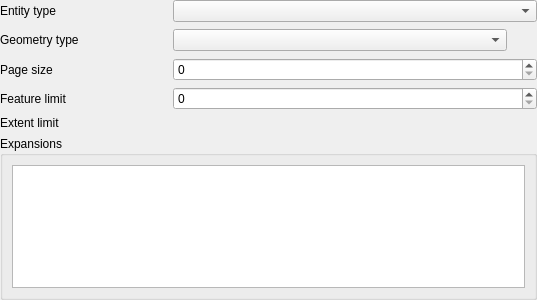
<?xml version="1.0" encoding="UTF-8"?>
<ui version="4.0">
 <class>QgsSensorThingsSourceWidgetBase</class>
 <widget class="QWidget" name="QgsSensorThingsSourceWidgetBase">
  <property name="geometry">
   <rect>
    <x>0</x>
    <y>0</y>
    <width>537</width>
    <height>300</height>
   </rect>
  </property>
  <property name="windowTitle">
   <string>QgsSensorThingsSourceWidgetBase</string>
  </property>
  <layout class="QGridLayout" name="gridLayout" columnstretch="1,2,0">
   <property name="leftMargin">
    <number>0</number>
   </property>
   <property name="topMargin">
    <number>0</number>
   </property>
   <property name="rightMargin">
    <number>0</number>
   </property>
   <property name="bottomMargin">
    <number>0</number>
   </property>
   <item row="1" column="0">
    <widget class="QLabel" name="label_2">
     <property name="text">
      <string>Geometry type</string>
     </property>
    </widget>
   </item>
   <item row="6" column="0" colspan="3">
    <widget class="QGroupBox" name="groupBox">
     <property name="title">
      <string>Expansions</string>
     </property>
     <layout class="QVBoxLayout" name="verticalLayout">
      <item>
       <widget class="QTableView" name="mExpansionsTable"/>
      </item>
     </layout>
    </widget>
   </item>
   <item row="0" column="1" colspan="2">
    <widget class="QComboBox" name="mComboEntityType"/>
   </item>
   <item row="5" column="1" colspan="2">
    <widget class="QWidget" name="mExtentLimitFrame" native="true">
     <property name="focusPolicy">
      <enum>Qt::StrongFocus</enum>
     </property>
    </widget>
   </item>
   <item row="1" column="2">
    <widget class="QToolButton" name="mRetrieveTypesButton">
     <property name="minimumSize">
      <size>
       <width>24</width>
       <height>24</height>
      </size>
     </property>
     <property name="maximumSize">
      <size>
       <width>24</width>
       <height>16777215</height>
      </size>
     </property>
     <property name="toolTip">
      <string>Check available types</string>
     </property>
     <property name="icon">
      <iconset>
       <normalon>:/images/themes/default/mActionRefresh.svg</normalon>
      </iconset>
     </property>
     <property name="autoRaise">
      <bool>true</bool>
     </property>
    </widget>
   </item>
   <item row="1" column="1">
    <widget class="QComboBox" name="mComboGeometryType"/>
   </item>
   <item row="4" column="1" colspan="2">
    <widget class="QgsSpinBox" name="mSpinFeatureLimit">
     <property name="maximum">
      <number>999999999</number>
     </property>
    </widget>
   </item>
   <item row="2" column="1" colspan="2">
    <widget class="QgsSpinBox" name="mSpinPageSize">
     <property name="maximum">
      <number>9999999</number>
     </property>
    </widget>
   </item>
   <item row="2" column="0">
    <widget class="QLabel" name="label_3">
     <property name="text">
      <string>Page size</string>
     </property>
    </widget>
   </item>
   <item row="5" column="0">
    <widget class="QLabel" name="label_5">
     <property name="text">
      <string>Extent limit</string>
     </property>
    </widget>
   </item>
   <item row="4" column="0">
    <widget class="QLabel" name="label_6">
     <property name="text">
      <string>Feature limit</string>
     </property>
    </widget>
   </item>
   <item row="0" column="0">
    <widget class="QLabel" name="label">
     <property name="text">
      <string>Entity type</string>
     </property>
    </widget>
   </item>
  </layout>
 </widget>
 <customwidgets>
  <customwidget>
   <class>QgsSpinBox</class>
   <extends>QSpinBox</extends>
   <header>qgsspinbox.h</header>
  </customwidget>
 </customwidgets>
 <tabstops>
  <tabstop>mComboEntityType</tabstop>
  <tabstop>mComboGeometryType</tabstop>
  <tabstop>mRetrieveTypesButton</tabstop>
  <tabstop>mSpinPageSize</tabstop>
  <tabstop>mSpinFeatureLimit</tabstop>
  <tabstop>mExtentLimitFrame</tabstop>
 </tabstops>
 <resources/>
 <connections/>
</ui>
